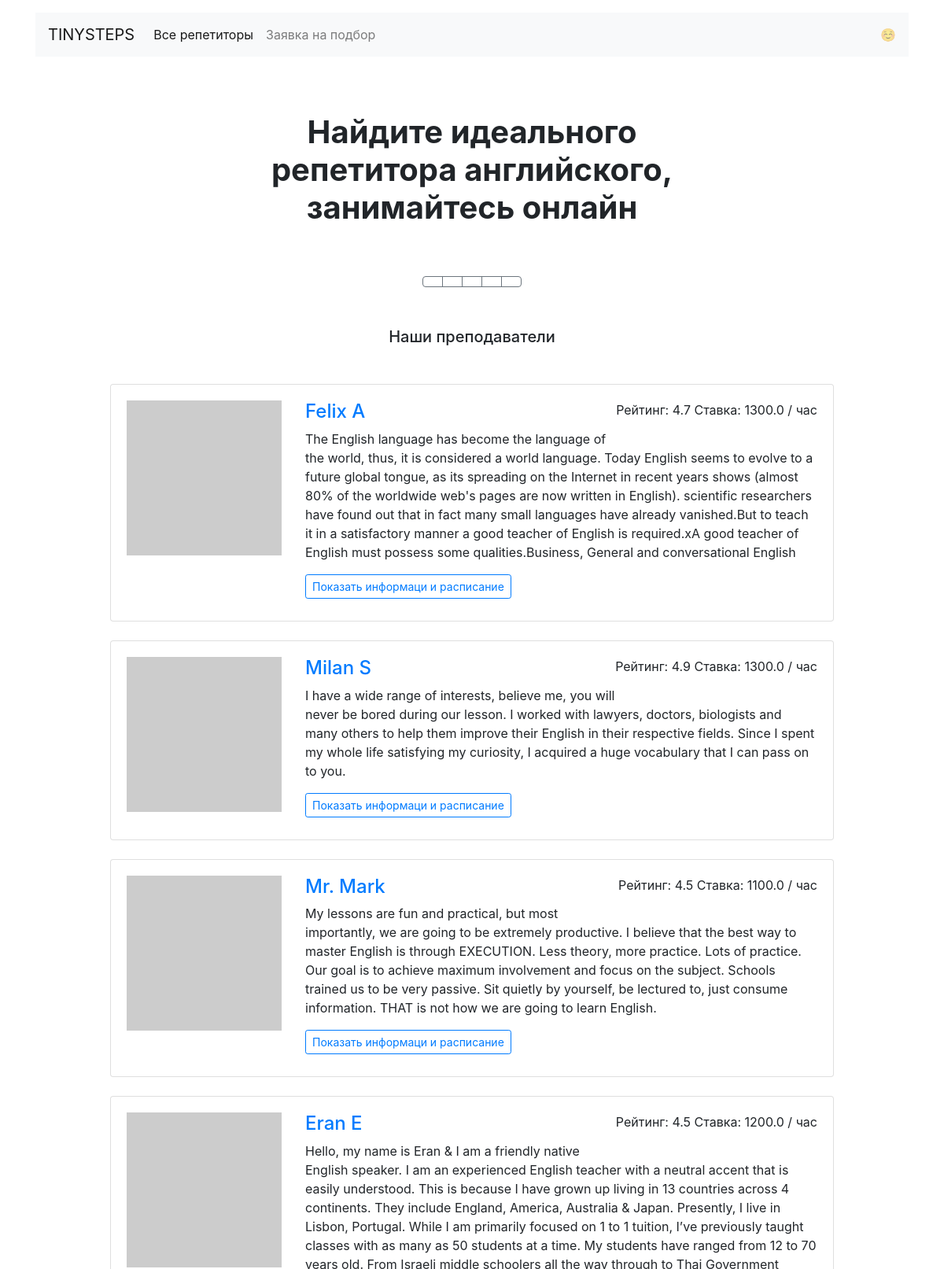
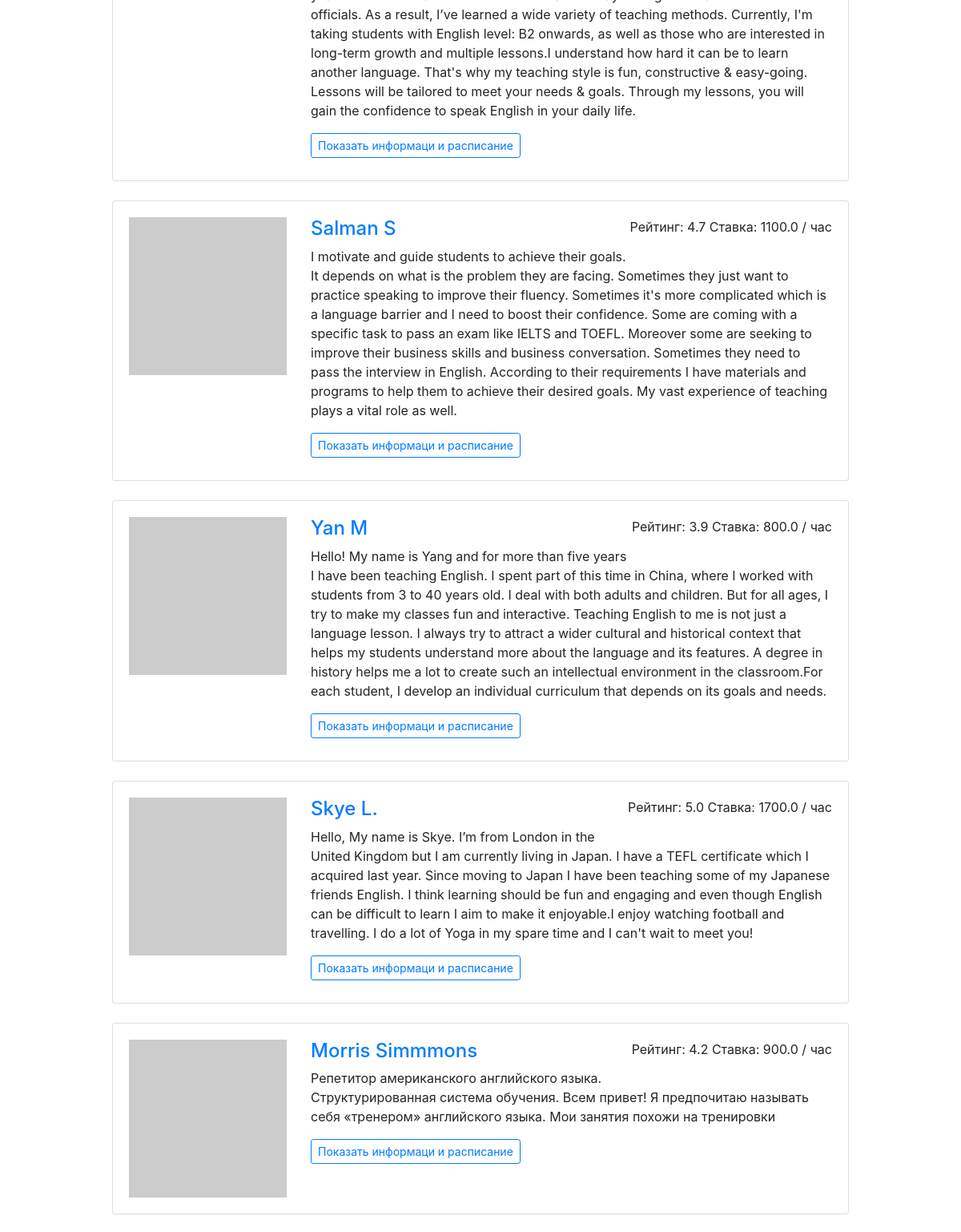
Page /all/ (upper part) on the committed database (2 pictures, top to bottom).
### models.py (models this page shows, shortened)
class Teacher(db.Model):
	__tablename__ = 'teachers'
	id = db.Column(db.Integer, primary_key=True)
	name = db.Column(db.String, nullable=False)
	email = db.Column(db.String, nullable=False, unique=True)
	about = db.Column(db.Text)
	rating = db.Column(db.Float)
	picture = db.Column(db.String)
	price = db.Column(db.Float)
	timetables = db.relationship('Timetable', back_populates='teacher')
	bookings = db.relationship('Booking', back_populates='teacher')
	goals = db.relationship('Goal', secondary=teacher_goals_association, back_populates='teacher')
	created_at = db.Column(db.DateTime, default=datetime.datetime.utcnow,  nullable=False)

### app.py (the view)
@app.route('/all/')
def index_all():
    all_profiles = Teacher.query.order_by(func.random()).all()
    return render_template('index.html',
                           all_profiles=all_profiles,
                           goals=GOALS)

### templates/index.html (shortened to what this page needs)
{% extends 'base.html' %}
{% block container %}
  <main class="container mt-3 mb-5">
    <section>
    <h1 class="h1 text-center mx-auto mt-4 py-5"><strong>Найдите идеального <br>репетитора английского, <br>занимайтесь онлайн</strong></h1>
    <div class="text-center mb-5">
      <div class="btn-group mx-auto mb-0" role="group" aria-label="Basic example">
        {% for goal in goals %}
          <a href="/goals/{{ goal.goal_slug }}" class="btn btn-outline-secondary">{{ goal.goal_text }}</a>
        {% endfor %}
      </div>
    </div>
    <h2 class="h5 text-center mb-5">Наши преподаватели</h2>
    <div class="row">
      <div class="col-12 col-lg-10 offset-lg-1 m-auto">
        {% for profile in all_profiles %}
          <div class="card mb-4">
            <div class="card-body">
              <div class="row">
                <a href="/profile/{{ profile.id }}"></a><div class="col-3"><img src="{{ profile.picture }}" class="img-fluid" alt=""></div>
                <div class="col-9">
                  <p class="float-right">Рейтинг: {{ profile.rating }} Ставка: {{ profile.price }} / час</p>
                  <a href="/profile/{{ profile.id }}"><h2 class="h4">{{ profile.name }}</h2></a>
                  <p>{{ profile.about }}</p>
                  <a href="/profile/{{ profile.id }}" class="btn btn-outline-primary btn-sm mr-3 mb-2">Показать информаци и расписание</a>
                </div>
              </div>
            </div>
          </div>
        {% endfor %}
      </div>
    </div>
  </main>
{% endblock  %}

### rows in the picture
Teacher: rating "4.7", price "1300.0", name "Felix A", about "The English language has become the language of the world, thus, it is considered a world language. Today English seems to evolve to a future global tongue, as its spreading on the Internet in recent years shows (almost 80% of the worldwide web's pages are now written in English). scientific researchers have found out that in fact many small languages have already vanished.But to teach it in a satisfactory manner a good teacher of English is required.xA good teacher of English must possess some qualities.Business, General and conversational English"
Teacher: rating "4.9", price "1300.0", name "Milan S", about "I have a wide range of interests, believe me, you will never be bored during our lesson. I worked with lawyers, doctors, biologists and many others to help them improve their English in their respective fields. Since I spent my whole life satisfying my curiosity, I acquired a huge vocabulary that I can pass on to you."
Teacher: rating "4.5", price "1100.0", name "Mr. Mark", about "My lessons are fun and practical, but most importantly, we are going to be extremely productive. I believe that the best way to master English is through EXECUTION. Less theory, more practice. Lots of practice. Our goal is to achieve maximum involvement and focus on the subject. Schools trained us to be very passive. Sit quietly by yourself, be lectured to, just consume information. THAT is not how we are going to learn English."
Teacher: rating "4.5", price "1200.0", name "Eran E", about "Hello, my name is Eran & I am a friendly native English speaker. I am an experienced English teacher with a neutral accent that is easily understood. This is because I have grown up living in 13 countries across 4 continents. They include England, America, Australia & Japan. Presently, I live in Lisbon, Portugal. While I am primarily focused on 1 to 1 tuition, I’ve previously taught classes with as many as 50 students at a time. My students have ranged from 12 to 70 years old. From Israeli middle schoolers all the way through to Thai Government officials. As a result, I’ve learned a wide variety of teaching methods. Currently, I'm taking students with English level: B2 onwards, as well as…"
Teacher: rating "4.7", price "1100.0", name "Salman S", about "I motivate and guide students to achieve their goals. It depends on what is the problem they are facing. Sometimes they just want to practice speaking to improve their fluency. Sometimes it's more complicated which is a language barrier and I need to boost their confidence. Some are coming with a specific task to pass an exam like IELTS and TOEFL. Moreover some are seeking to improve their business skills and business conversation. Sometimes they need to pass the interview in English. According to their requirements I have materials and programs to help them to achieve their desired goals. My vast experience of teaching plays a vital role as well."
Teacher: rating "3.9", price "800.0", name "Yan M", about "Hello! My name is Yang and for more than five years I have been teaching English. I spent part of this time in China, where I worked with students from 3 to 40 years old. I deal with both adults and children. But for all ages, I try to make my classes fun and interactive. Teaching English to me is not just a language lesson. I always try to attract a wider cultural and historical context that helps my students understand more about the language and its features. A degree in history helps me a lot to create such an intellectual environment in the classroom.For each student, I develop an individual curriculum that depends on its goals and needs."
Teacher: rating "5.0", price "1700.0", name "Skye L.", about "Hello, My name is Skye. I’m from London in the United Kingdom but I am currently living in Japan. I have a TEFL certificate which I acquired last year. Since moving to Japan I have been teaching some of my Japanese friends English. I think learning should be fun and engaging and even though English can be difficult to learn I aim to make it enjoyable.I enjoy watching football and travelling. I do a lot of Yoga in my spare time and I can't wait to meet you!"
Teacher: rating "4.2", price "900.0", name "Morris Simmmons", about "Репетитор американского английского языка. Структурированная система обучения. Всем привет! Я предпочитаю называть себя «тренером» английского языка. Мои занятия похожи на тренировки"
